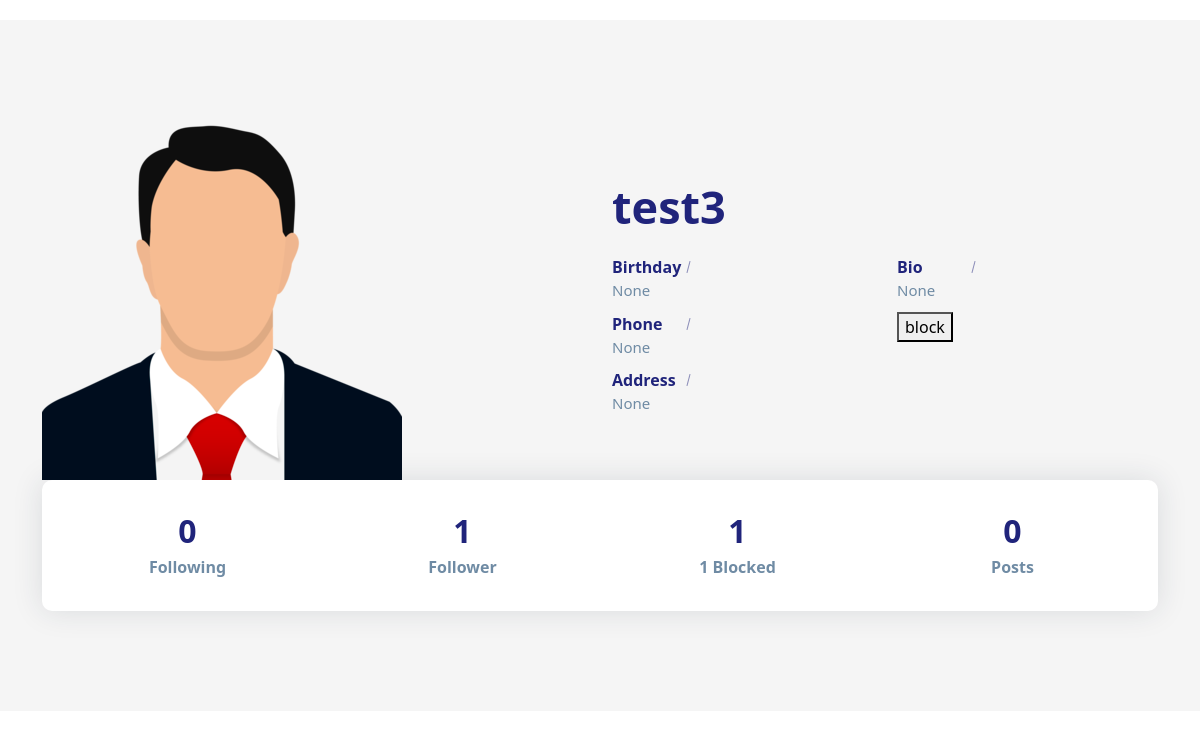
Screenshot of /profile/1 (signed in) with the database file from the repository.
### socialapp/models.py (models this page shows)
class UserProfile(models.Model):
    user=models.OneToOneField(User,on_delete=models.CASCADE,related_name="profile")
    address=models.CharField(max_length=200,null=True)
    phone=models.CharField(max_length=200,null=True)
    profile_pic=models.ImageField(upload_to="profilepics",null=True,blank=True)
    dob=models.DateField(null=True)
    bio=models.CharField(max_length=200,null=True)
    following=models.ManyToManyField("self",related_name="followed_by",symmetrical=False,null=True)
    block=models.ManyToManyField("self",related_name="blocked",symmetrical=False,null=True)
    def __str__(self):
        return self.user.username

### socialapp/views.py (the view)
# urls.py: path('profile/<int:pk>',views.ProfileDetailView.as_view(),name="profile_details"),
@method_decorator(decs,name="dispatch")
class ProfileDetailView(DetailView):
    template_name="profile_detail.html"
    model=UserProfile
    context_object_name="data"

### socialapp/templates/profile_detail.html (shortened to what this page needs)
<!DOCTYPE html>
{%load static%}
<html lang="en">
<head>
    <link href="https://cdn.jsdelivr.net/npm/bootstrap@5.3.2/dist/css/bootstrap.min.css" rel="stylesheet">
    <link rel="stylesheet" href="{%static 'socialapp/css/profile.css'%}">
</head>
<body>
    <section class="section about-section gray-bg" id="about">
        <div class="container">
            <div class="row align-items-center flex-row-reverse">
                <div class="col-lg-6">
                    <div class="about-text go-to">
                        <h3 class="dark-color">{{data}}</h3>
                        <div class="row about-list">
                            <div class="col-md-6">
                                <div class="media">
                                    <label>Birthday</label>
                                    <p>{{data.dob}}</p>
                                </div>
                                <div class="media">
                                    <label>Phone</label>
                                    <p>{{ data.phone }}</p>
                                </div>
                                <div class="media">
                                    <label>Address</label>
                                    <p>{{data.address}}</p>
                                </div>
                            </div>
                            <div class="col-md-6">
                                <div class="media">
                                    <label>Bio</label>
                                    <p>{{data.bio}}</p>
                                </div>
                               {%if request.user != data.user %}
                               <div class="media">
                                    <form action="{%url 'block' data.id %}" method="post">
                                        {%if data in request.user.profile.block.all %}
                                        <button type="submit" name="action" value="unblock">unblock</button>
                                        {%else%}
                                        <button type="submit" name="action" value="block">block</button>
                                        {%endif%}
                                    </form>
                                </div>
                               {%endif%}
                            </div>
                        </div>
                    </div>
                </div>
                <div class="col-lg-6">
                    <div class="about-avatar">
                        {%if data.profile_pic %}
                            <img src="{{data.profile_pic.url}}" title="" alt="no img">
                        {%else%}
                            <img src="{%static 'socialapp/images/profilepic.png' %}" alt="no img">
                        {%endif%}
                    </div>
                </div>
            </div>
            <div class="counter">
                <div class="row">
                    <div class="col-6 col-lg-3">
                        <div class="count-data text-center">
                            <h6 class="count h2" data-to="500" data-speed="500">{{data.following.count}}</h6>
                            <p class="m-0px font-w-600">Following</p>
                        </div>
                    </div>
                    <div class="col-6 col-lg-3">
                        <div class="count-data text-center">
                            <h6 class="count h2" data-to="150" data-speed="150">{{data.followed_by.count}}</h6>
                            <p class="m-0px font-w-600">Follower</p>
                        </div>
                    </div>
                    <div class="col-6 col-lg-3">
                        <div class="count-data text-center">
                            <h6 class="count h2" data-to="850" data-speed="850">{{data.blocked.count}}</h6>
                            <p class="m-0px font-w-600">{{data.blocked.all.count}} Blocked</p>
                        </div>
                    </div>
                    <div class="col-6 col-lg-3">
                        <div class="count-data text-center">
                            <h6 class="count h2" data-to="190" data-speed="190">{{data.user.userpost.all.count}}</h6>
                            <p class="m-0px font-w-600">Posts</p>
                        </div>
                    </div>
                </div>
            </div>
        </div>
    </section>
</body>
</html>

### socialapp/static/socialapp/css/profile.css (style rules this page uses)
body { color: #6F8BA4; margin-top:20px; }
.section { padding: 100px 0; position: relative; }
.gray-bg { background-color: #f5f5f5; }
img { max-width: 100%; }
img { vertical-align: middle; border-style: none; }
.about-text h3 { font-size: 45px; font-weight: 700; margin: 0 0 6px; }
.about-text p { font-size: 18px; max-width: 450px; }
.about-list { padding-top: 10px; }
.about-list .media { padding: 5px 0; }
.about-list label { color: #20247b; font-weight: 600; width: 88px; margin: 0; position: relative; }
.about-list label:after { content: ""; position: absolute; top: 0; bottom: 0; right: 11px; width: 1px; height: 12px; background: #20247b; -moz-transform: rotate(15deg); -o-transform: rotate(15deg); -ms-transform: rotate(15deg); -webkit-transform: rotate(15deg); transform: rotate(15deg); margin: auto; opacity: 0.5; }
.about-list p { margin: 0; font-size: 15px; }
.about-section .counter { padding: 22px 20px; background: #ffffff; border-radius: 10px; box-shadow: 0 0 30px rgba(31, 45, 61, 0.125); }
.about-section .counter .count-data { margin-top: 10px; margin-bottom: 10px; }
.about-section .counter .count { font-weight: 700; color: #20247b; margin: 0 0 5px; }
.about-section .counter p { font-weight: 600; margin: 0; }
.dark-color { color: #20247b; }

### rows the page displays
UserProfile: user.username "test3", dob "None", phone "None", address "None", bio "None", following.count "0", followed_by.count "1", blocked.count "1", blocked.all.count "1", user.userpost.all.count "0"
